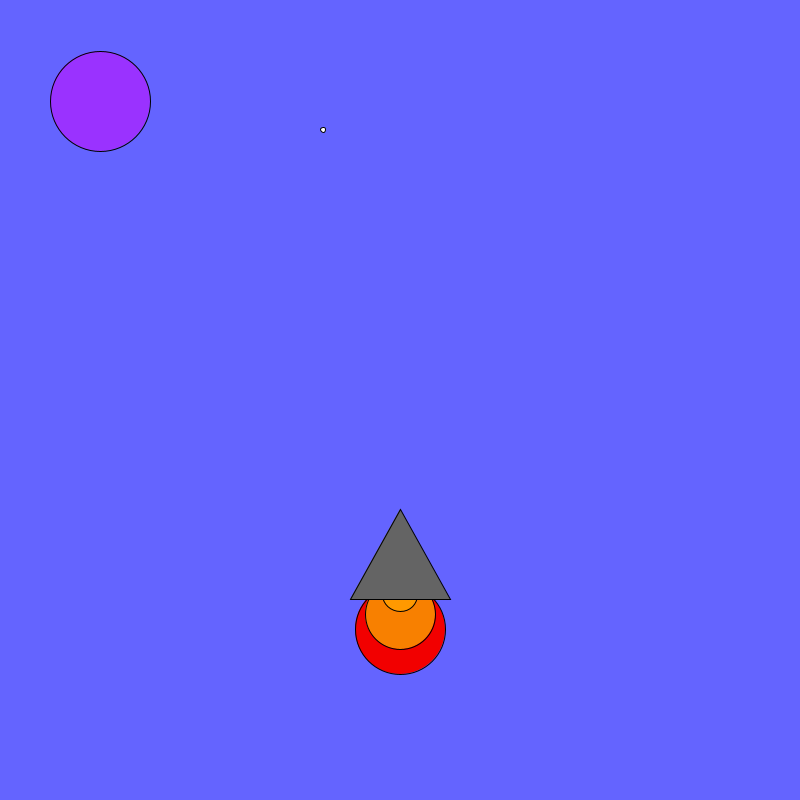
Frame 1 (no input)
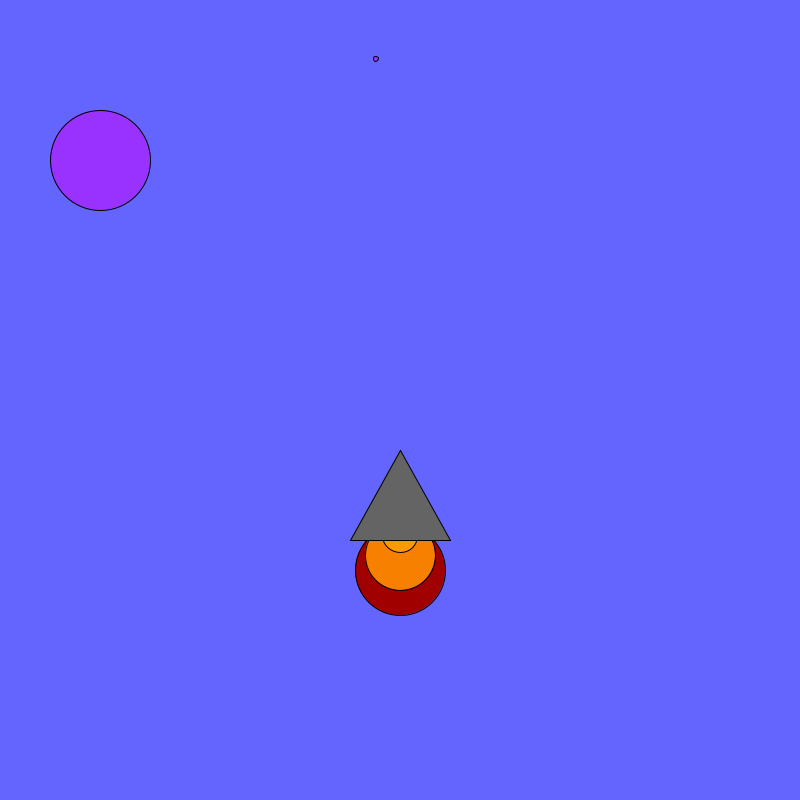
Frame 60 (the mouse pressed at the canvas centre just before this capture)
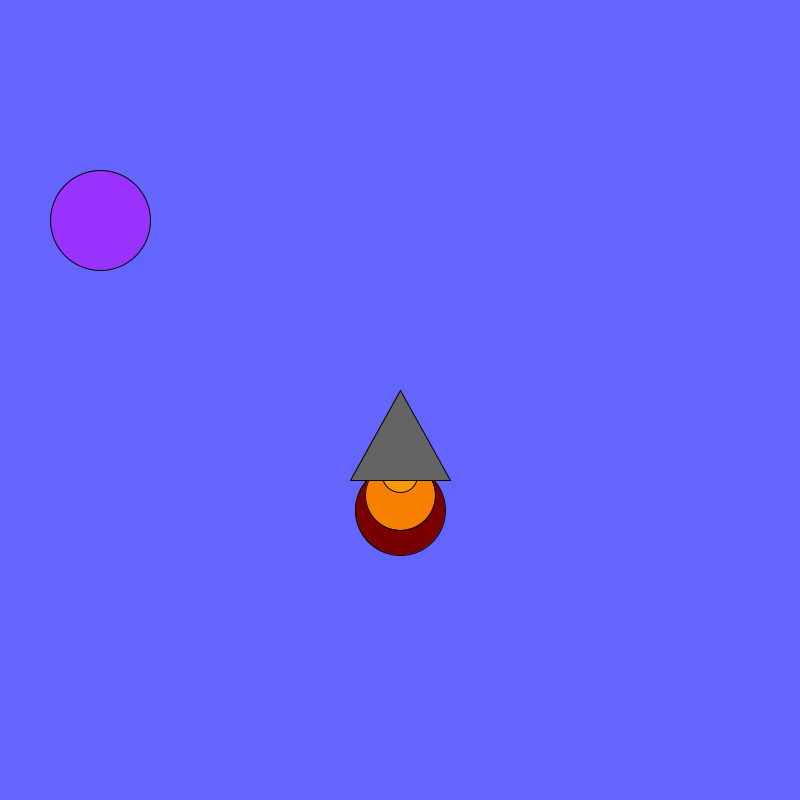
Frame 120 (the mouse held since frame 60 and released just before this capture)

The Processing sketch that drew these frames (run headless with seeded random() and noise(); from frame 60 on, the mouse is pressed at the canvas centre):

// Processing sketch: sketch_170315a
// ── sketch_170315a.pde
/* 1. Change the code below to make the rocket ship take off. */
/* 2. Add a moon and stars to the sky. */

int x = 400;
int y = 500;
int yy= 100;
void setup() {
  background(0, 0, 40);
  size(800, 800);

}

void draw() {

 
  background(100, 100, 255);
  ellipse(random(500), random(500), 5, 5);
  y--;
  fill(random(255), 0, 0);
  ellipse(x, y + 130, 90, 90);
  fill(248, 128, 0);
  ellipse(x, y + 115, 70, 70);
  fill(255, 153, 0);
  ellipse(x, y + 95, 35, 35);
  fill(100, 100, 100);
  triangle(x, y + 10, x + 50, y + 100, x - 50, y + 100);
  fill(154, 50, 255);
 
 yy++;
  ellipse(100, yy, 100, 100);
  if(y<=50){
   y=50; 
  }
if(yy>=550){
 yy= 550;
}






}
